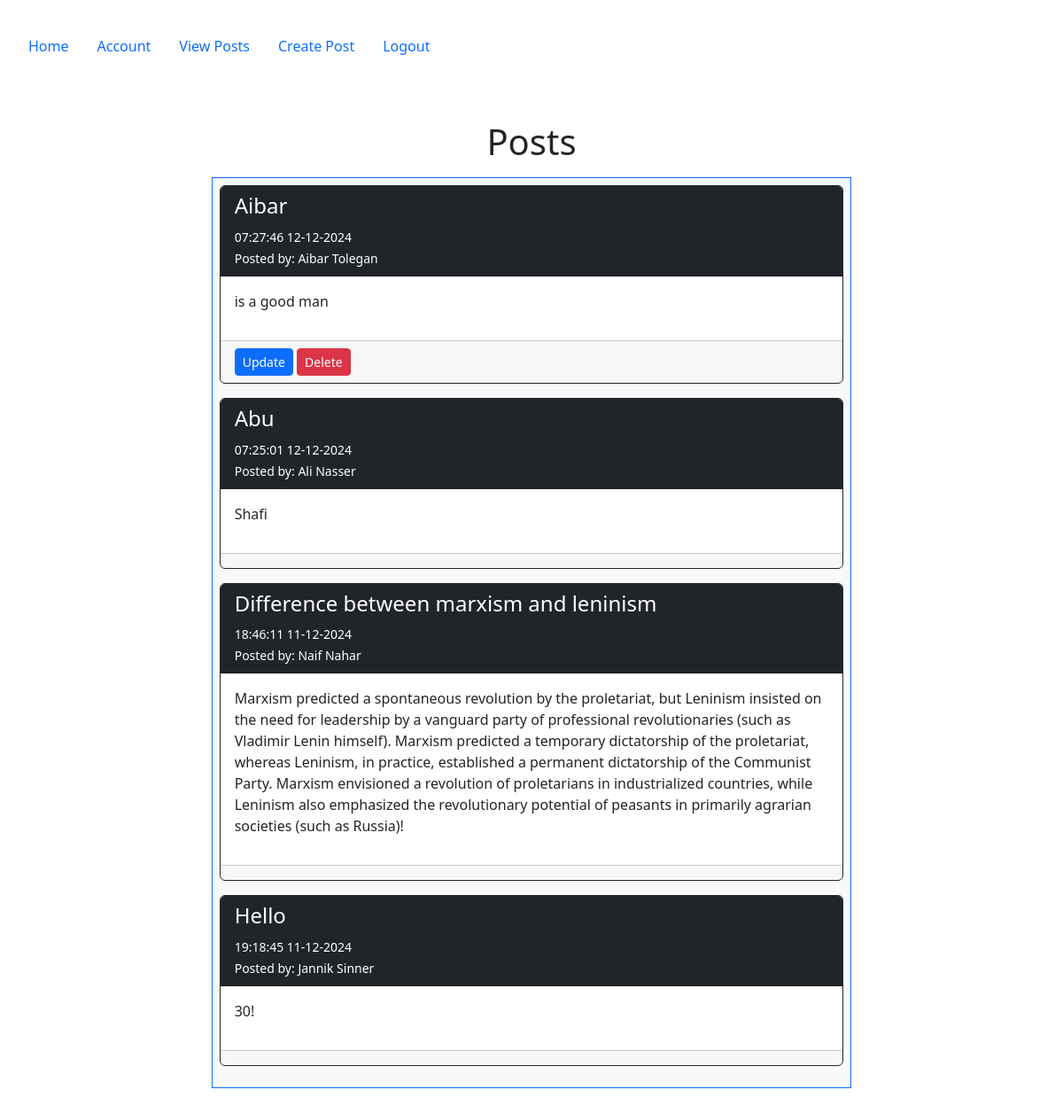
Page /posts (signed in) on the earlier database version.
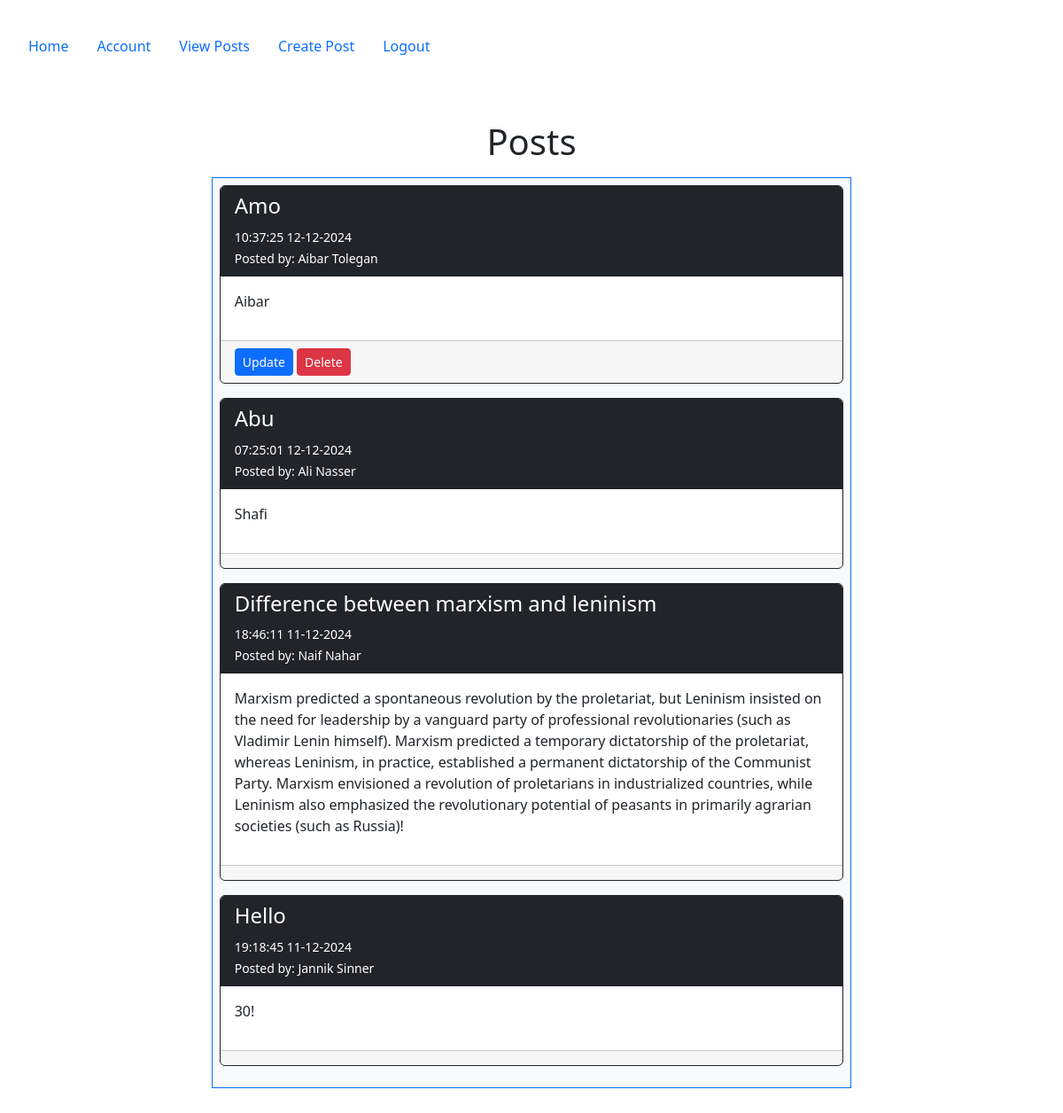
Same page on the later database version.
### config.py (models this page shows, shortened)
class Post(db.Model):
   __tablename__ = 'posts'
   id = db.Column(db.Integer, primary_key=True)
   userid = db.Column(db.Integer, db.ForeignKey('users.id', ondelete="CASCADE"), nullable=False)
   created = db.Column(db.DateTime, nullable=False, default=datetime.utcnow)
   title_encrypted = db.Column(db.LargeBinary, nullable=False)
   body_encrypted = db.Column(db.LargeBinary, nullable=False)
   user = db.relationship("User", back_populates="posts")
   @staticmethod
   def derive_key(salt):
       return base64.urlsafe_b64encode(salt.encode('utf-8').ljust(32)[:32])
   @staticmethod
   def decrypt(data, key):
       fernet = Fernet(key)
       return fernet.decrypt(data).decode('utf-8')

class User(db.Model, UserMixin):
    __tablename__ = 'users'
    id = db.Column(db.Integer, primary_key=True)
    email = db.Column(db.String(100), nullable=False, unique=True)
    password = db.Column(db.String(128), nullable=False)
    firstname = db.Column(db.String(100), nullable=False)
    lastname = db.Column(db.String(100), nullable=False)
    phone = db.Column(db.String(100), nullable=False)
    mfa_key = db.Column(db.String(32), nullable=False, default='')
    salt = db.Column(db.String(44), nullable=False,default=lambda: base64.urlsafe_b64encode(os.urandom(32)).decode('utf-8'))
    mfa_enabled = db.Column(db.Boolean, nullable=False, default=False)
    role = db.Column(db.String(50), nullable=False, default='end_user')
    posts = db.relationship("Post", order_by=Post.id, back_populates="user")
    log = db.relationship("Log", uselist=False, back_populates="user", cascade="all, delete-orphan")

### posts/views.py (the view)
@posts_bp.route('/posts')
@login_required
def posts():
    if current_user.role in ['db_admin', 'sec_admin']:
        abort(403)
    all_posts = Post.query.order_by(desc('id')).all()
    decrypted_posts = []
    for post in all_posts:
        try:
            encryption_key = Post.derive_key(post.user.salt)
            decrypted_post = {
                "id": post.id,
                "title": Post.decrypt(post.title_encrypted, encryption_key),
                "body": Post.decrypt(post.body_encrypted, encryption_key),
                "created": post.created,
                "user": post.user,
                "userid": post.userid
            }
            decrypted_posts.append(decrypted_post)
        except Exception as e:
            print(f"Decryption failed for Post ID {post.id}: {str(e)}")
            flash(f"Unable to decrypt Post ID {post.id}.", "danger")
    return render_template('posts/posts.html', posts=decrypted_posts)

### app.py (called while the page is built, shortened)
@login_manager.user_loader
def load_user(user_id):
    return User.query.get(int(user_id))

@app.before_request
def restrict_access_and_waf_function_name():
    excluded_routes = ['firewall_error', 'static', 'accounts.mfa_setup']
    if request.endpoint in excluded_routes:
        return
    path = request.path
    query = request.query_string.decode("utf-8")
    combined_request_data = f"{path} {query}"
    print(f"Combined Request Data: {combined_request_data}")
    for attack_type, pattern in waf_rules.items():
        if pattern.search(combined_request_data):
            matched_data = pattern.findall(combined_request_data)
            print(f"Detected Attack Type: {attack_type} | Matched Data: {matched_data}")
            flash(f"Attack detected: {attack_type}", "danger")
            return redirect(url_for('firewall_error', attack_type=attack_type))

### templates/posts/posts.html
{% extends "base.html" %}
{% block content %}
    <div class="container">
        <h1>Posts</h1>
        <div class="p-2 row">
            <div class="col-2"></div>
            <div class="col-8">
                <div class="p-2 bg-light border border-primary" style="text-align: left">
                    {% for post in posts %}
                        <div class="card border border-dark mb-3">
                            <div class="card-header bg-dark text-white">
                                <h4>{{ post.title }}</h4>
                                <small>{{ post.created.strftime('%H:%M:%S %d-%m-%Y') }}</small>
                                <br>
                                <small>
                                    Posted by: {{ post.user.firstname }} {{ post.user.lastname }}
                                </small>
                            </div>
                            <div class="card-body">
                                <p>{{ post.body }}</p>
                            </div>
                            <div class="card-footer">
                                {% if current_user.is_authenticated and post.userid == current_user.id %}
                                <a class="btn btn-primary btn-sm" href="{{ url_for('posts.update', id=post.id) }}">Update</a>
                                <a class="btn btn-danger btn-sm" href="{{ url_for('posts.delete', id=post.id) }}">Delete</a>
                                {% endif %}
                            </div>
                        </div>
                    {% else %}
                        <div class="alert alert-warning text-center">
                            <strong>No posts available. Be the first to create one!</strong>
                        </div>
                    {% endfor %}
                </div>
            </div>
            <div class="col-2"></div>
        </div>
    </div>
{% endblock %}

Differences in the rows shown:
removed Post: created "07:27:46 12-12-2024"
added Post: created "10:37:25 12-12-2024"
Other differences:
new list line: "Amo Posted by: Aibar Update Delete"
new list line: "Aibar Tolegan"
list line gone: "Aibar Posted by: is a good man Update Delete"
list line gone: "Aibar Tolegan"
